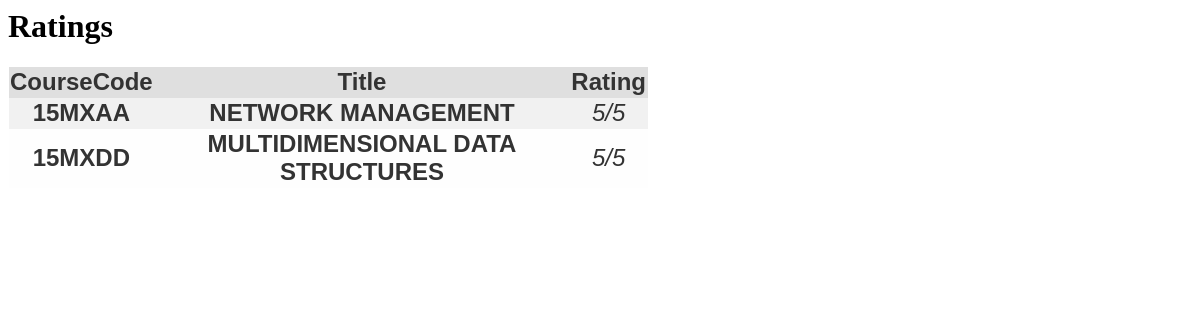
Screenshot of /profrat.php (signed in) with the database file from the repository.
### tables this page shows
CREATE TABLE IF NOT EXISTS `userrating` (
  `RollNo` varchar(15) NOT NULL,
  `CourseCode` varchar(15) NOT NULL,
  `Rating` int(11) NOT NULL,
  PRIMARY KEY (`RollNo`,`CourseCode`)
);

CREATE TABLE IF NOT EXISTS `coursedetails` (
  `CourseCode` varchar(20) NOT NULL,
  `CourseTitle` varchar(50) NOT NULL,
  `Credit` int(11) NOT NULL,
  `Category` varchar(20) NOT NULL,
  `Program` varchar(60) NOT NULL DEFAULT 'Master of Computer Applications',
  `Theory` int(11) NOT NULL,
  `Programming` int(11) NOT NULL,
  `Placement` int(11) NOT NULL,
  `Prerequisite` int(11) NOT NULL,
  `Problematic` int(11) NOT NULL,
  `Rating` decimal(10,3) NOT NULL,
  `TotalVotes` int(11) NOT NULL,
  `Description` varchar(2048) NOT NULL,
  PRIMARY KEY (`CourseCode`)
);

### profrat.php (the view, shortened to what this page needs)
<?php
$con = mysqli_connect("localhost","root","","courserec");
  $sql="SELECT u.CourseCode,u.Rating,c.CourseTitle as CourseTitle FROM `userrating` u,`coursedetails` c WHERE u.CourseCode=c.CourseCode and u.RollNo='".$_SESSION["RollNo"]."'";
$ret=mysqli_query($con,$sql);
echo "<div><h1>Ratings</h1><table class='tg' id='content' style='font-size:24px;'>";
echo "<tr><th class='th'>CourseCode</th><th class='th'>Title</th><th class='th'>Rating</th></tr>";
while($row=mysqli_fetch_assoc($ret)){
	echo "<tr class='tr'><td class='td'><b>".$row['CourseCode']."</b></td><td class='td'><b>".$row['CourseTitle']."</b></td><td class='td'><i>".$row['Rating']."/5</i></td></tr>";
}
echo "</table></div>";
?>

### profrat.php (style rules this page uses)
.tg { color: #333; font-family: Helvetica, Arial, sans-serif; width: 640px; border-collapse: collapse; border-spacing: 0; }
.td, .th { border: 1px solid transparent; height: 30px; transition: all 0.3s; }
.th { background: #DFDFDF; font-weight: bold; }
.td { background: #FAFAFA; text-align: center; }
.tr:nth-child(even) .td { background: #F1F1F1; }
.tr:nth-child(odd) .td { background: #FEFEFE; }

### rows the page displays
userrating: CourseCode "15MXAA", coursedetails.CourseTitle "NETWORK MANAGEMENT", Rating "5"
userrating: CourseCode "15MXDD", coursedetails.CourseTitle "MULTIDIMENSIONAL DATA STRUCTURES", Rating "5"
